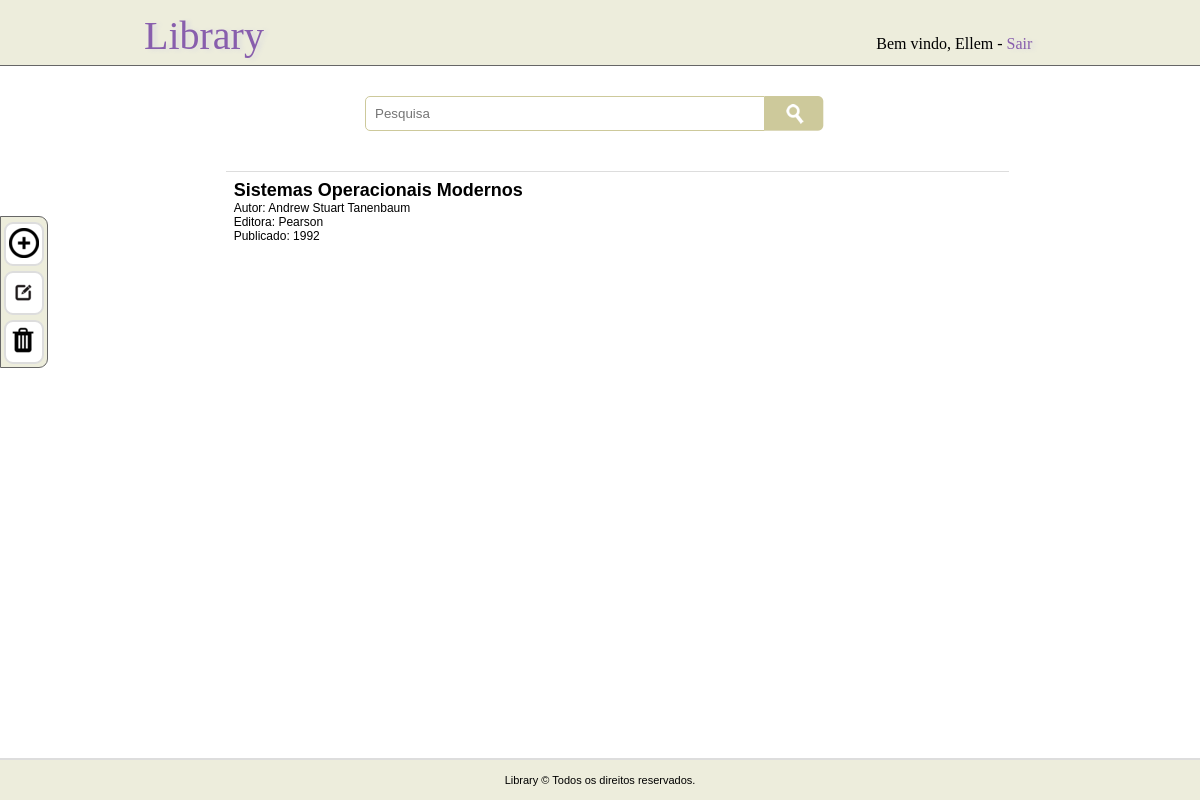
Screenshot of /index.php?livro=Sistemas Operacionais Modernos (signed in) with the database file from the repository.
### tables this page shows
CREATE TABLE `usuario` (
  `id_user` int(11) NOT NULL AUTO_INCREMENT,
  `nome` varchar(60) NOT NULL,
  `email` varchar(60) NOT NULL,
  `senha` varchar(40) NOT NULL,
  PRIMARY KEY (`id_user`)
);

CREATE TABLE `livro` (
  `id_livro` int(11) NOT NULL AUTO_INCREMENT,
  `titulo` varchar(100) NOT NULL,
  `autor` varchar(30) NOT NULL,
  `editora` varchar(30) NOT NULL,
  `ano_publicacao` varchar(4) DEFAULT NULL,
  PRIMARY KEY (`id_livro`)
);

### public/index.php (the view, shortened to what this page needs)
<?php require_once("../conexao/conexao.php"); ?>
<?php
    $conexao->exec("set names utf8");
    try{
        if(isset($_GET["livro"])) {
            $stmt = $conexao->prepare("select * from livro where titulo like '%{$_GET["livro"]}%' order by titulo asc");
            $stmt->execute();
            $resultado = $stmt->fetchALL(PDO::FETCH_ASSOC);
        }else {
            $resultado = $conexao->query("select id_livro, titulo, autor, editora,ano_publicacao from livro order by titulo asc");
        }
    }catch (PDOEception $e){
        echo $e->getMessage();
        echo $e->getCode();
    }
?>
<!doctype html>
<html lang="pt-br">
    <head>
        <link rel="stylesheet" href="_css/estilo.css">
    </head>
    <body>
        <?php include("_incluir/header.php"); ?>
        <?php include("_incluir/botoes.php"); ?>
        <main>
            <div id="janela_pesquisa">
                <form action="index.php" method="get">
                    <input type="text" name="livro" placeholder="Pesquisa">
                    <input type="image" name="pesquisa" src="assets/pesquisa4.png">
                </form>
            </div>
            <div id="listagem_livros">
                <?php foreach($resultado as $linha) { ?>
                    <ul>
                        <li><h2> <?php echo $linha["titulo"] ?> </h2></li>
                        <li>Autor: <?php echo $linha["autor"] ?> </li>
                        <li>Editora: <?php echo $linha["editora"] ?> </li>
                        <li>Publicado: <?php echo $linha["ano_publicacao"] ?> </li>
                    </ul>
                <?php } ?>
            </div>
        </main>
        <?php include("_incluir/footer.php"); ?>
    </body>
</html>

### public/_incluir/header.php
<header>
    <ul>
        <li id="home" class="header_info"><a href="index.php">Library</a></li>
        <?php if(isset($_SESSION["user_codigo"])) {
            $stmt = $conexao->prepare("select nome from usuario where id_user = '{$_SESSION["user_codigo"]}'");
            $stmt->execute();
            $resultadoNome = $stmt->fetchAll(PDO::FETCH_ASSOC);
            foreach($resultadoNome as $linha) {
                $user_nome = $linha["nome"];
            }
        ?>
            <li class="header_info">Bem vindo, <?php echo $user_nome; ?> - <a href="logout.php">Sair</a></li>
        <?php } ?>
    </ul>
</header>

### public/_css/estilo.css (style rules this page uses)
html { height: 100%; min-height: 100%; }
body { margin:0px; display: flex; flex-direction: column; min-height: 100%; }
header { clear: both; width: 78%; position: relative; background-color:#EDEDDC; border-bottom:1px solid #666; padding: 1% 10% 0.5% 12%; }
header ul { margin: 0px; padding: 0px; }
header ul li { list-style-type: none; display: inline-block; }
header ul li:nth-child(2) { margin-left: 65%; }
#home { font-size: 2.5em; }
.header_info a { text-decoration: none; transition: color 0.5s; color: #885ead; text-shadow: 4px 1px 4px #ddd; }
main { width:80%; min-height: 500px; padding:20px 0; margin:0 auto; }
main div#janela_pesquisa { width:80%; height: 70px; margin:0 auto; }
main div#janela_pesquisa form { width:470px; margin:10px auto; }
main div#janela_pesquisa form input[type="text"] { width:380px; padding:9px; border:1px solid #CDC99B; border-top-left-radius: 5px; border-bottom-left-radius: 5px; float:left; outline: none; }
main div#janela_pesquisa form input[type="image"] { outline: none; cursor: pointer; }
main div#listagem_livros { width:80%; margin:0 auto; }
main div#listagem_livros ul { margin:5px 10px 5px; padding:1%; width:100%; height: 80px; border-top: 1px solid #ddd; }
main div#listagem_livros li { font-family: sans-serif; font-size: 12px; list-style: none; }
main div#listagem_livros li h2 { margin:0; }

### rows the page displays
usuario: nome "Ellem"
livro: titulo "Sistemas Operacionais Modernos", autor "Andrew Stuart Tanenbaum", editora "Pearson", ano_publicacao "1992"
